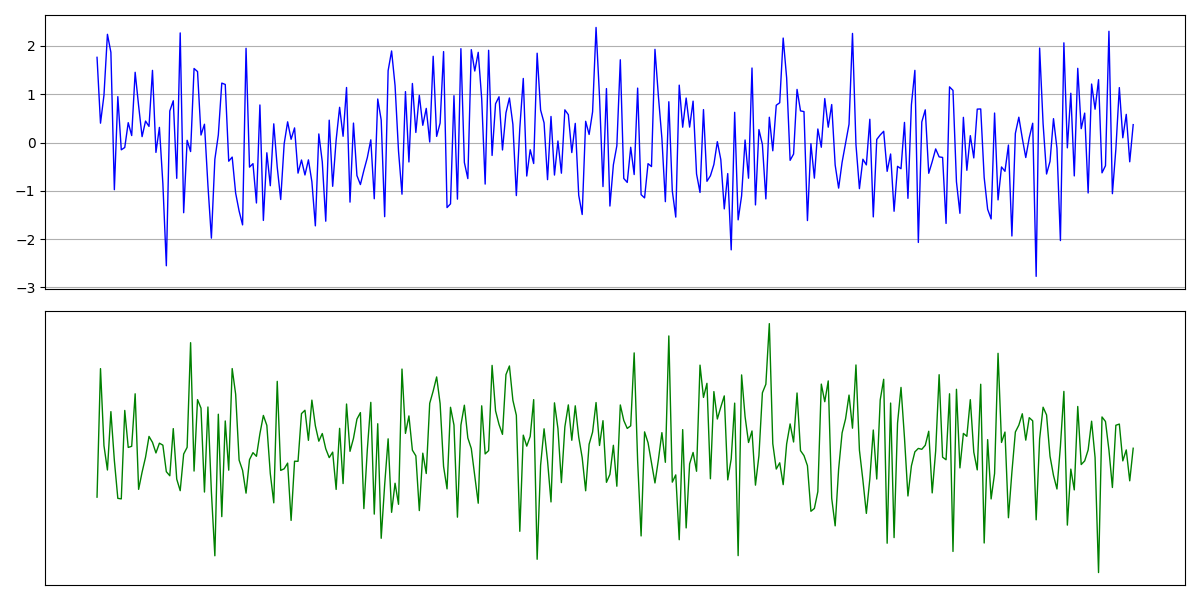

Recreate this plot in Python.
import matplotlib.pyplot as plt
import numpy as np
import pandas as pd

# 仮のデータ作成
np.random.seed(0)  # 再現性のためのシード
date_range = pd.date_range(start="2023-01-01", periods=300, freq="D")
I_values = np.random.randn(300)  # ランダムデータ (I Component)
Q_values = np.random.randn(300)  # ランダムデータ (Q Component)

# グラフの作成
fig, axs = plt.subplots(2, 1, figsize=(12, 6), sharex=True)  # 2行1列のサブプロット

# I Componentのグラフ
axs[0].plot(date_range, I_values, color='blue', linewidth=1)
axs[0].grid(True)

# Q Componentのグラフ
axs[1].plot(date_range, Q_values, color='green', linewidth=1)
axs[1].grid(True)

plt.xticks([])  # x軸の目盛りを非表示
plt.yticks([])  # y軸の目盛りを非表示
# 余白調整と表示
plt.tight_layout()
plt.savefig('test2.png')
